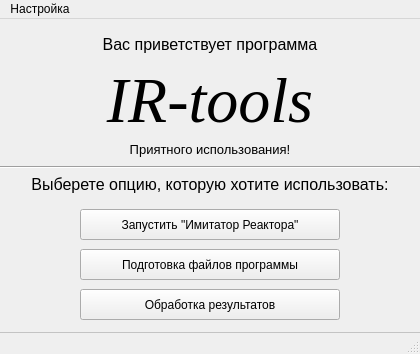
<?xml version="1.0" encoding="UTF-8"?>
<ui version="4.0">
 <class>InitialWindow</class>
 <widget class="QMainWindow" name="InitialWindow">
  <property name="geometry">
   <rect>
    <x>0</x>
    <y>0</y>
    <width>420</width>
    <height>354</height>
   </rect>
  </property>
  <property name="windowTitle">
   <string>IR-tools</string>
  </property>
  <widget class="QWidget" name="centralWidget">
   <widget class="QPushButton" name="IRButton">
    <property name="geometry">
     <rect>
      <x>80</x>
      <y>190</y>
      <width>260</width>
      <height>31</height>
     </rect>
    </property>
    <property name="text">
     <string>Запустить &quot;Имитатор Реактора&quot;</string>
    </property>
   </widget>
   <widget class="QPushButton" name="ResultsPrc_button">
    <property name="geometry">
     <rect>
      <x>80</x>
      <y>270</y>
      <width>260</width>
      <height>31</height>
     </rect>
    </property>
    <property name="text">
     <string>Обработка результатов</string>
    </property>
   </widget>
   <widget class="QPushButton" name="PrepFiles_button">
    <property name="geometry">
     <rect>
      <x>80</x>
      <y>230</y>
      <width>260</width>
      <height>31</height>
     </rect>
    </property>
    <property name="text">
     <string>Подготовка файлов программы</string>
    </property>
   </widget>
   <widget class="QLabel" name="IRtools_label">
    <property name="geometry">
     <rect>
      <x>60</x>
      <y>50</y>
      <width>300</width>
      <height>61</height>
     </rect>
    </property>
    <property name="font">
     <font>
      <family>Times New Roman</family>
      <pointsize>48</pointsize>
      <italic>true</italic>
     </font>
    </property>
    <property name="text">
     <string>IR-tools</string>
    </property>
    <property name="alignment">
     <set>Qt::AlignCenter</set>
    </property>
   </widget>
   <widget class="Line" name="HLine">
    <property name="geometry">
     <rect>
      <x>0</x>
      <y>140</y>
      <width>420</width>
      <height>16</height>
     </rect>
    </property>
    <property name="orientation">
     <enum>Qt::Horizontal</enum>
    </property>
   </widget>
   <widget class="QLabel" name="Greetings_label">
    <property name="geometry">
     <rect>
      <x>60</x>
      <y>10</y>
      <width>300</width>
      <height>31</height>
     </rect>
    </property>
    <property name="font">
     <font>
      <pointsize>12</pointsize>
     </font>
    </property>
    <property name="text">
     <string>Вас приветствует программа</string>
    </property>
    <property name="alignment">
     <set>Qt::AlignCenter</set>
    </property>
   </widget>
   <widget class="QLabel" name="Choose_option_label">
    <property name="geometry">
     <rect>
      <x>20</x>
      <y>150</y>
      <width>380</width>
      <height>31</height>
     </rect>
    </property>
    <property name="font">
     <font>
      <pointsize>12</pointsize>
     </font>
    </property>
    <property name="text">
     <string>Выберете опцию, которую хотите использовать:</string>
    </property>
    <property name="alignment">
     <set>Qt::AlignCenter</set>
    </property>
   </widget>
   <widget class="QLabel" name="Happy_using_label">
    <property name="geometry">
     <rect>
      <x>60</x>
      <y>120</y>
      <width>300</width>
      <height>21</height>
     </rect>
    </property>
    <property name="font">
     <font>
      <pointsize>10</pointsize>
     </font>
    </property>
    <property name="text">
     <string>Приятного использования!</string>
    </property>
    <property name="alignment">
     <set>Qt::AlignCenter</set>
    </property>
   </widget>
  </widget>
  <widget class="QMenuBar" name="menuBar">
   <property name="geometry">
    <rect>
     <x>0</x>
     <y>0</y>
     <width>420</width>
     <height>21</height>
    </rect>
   </property>
   <widget class="QMenu" name="menu">
    <property name="title">
     <string>Настройка</string>
    </property>
    <widget class="QMenu" name="Language">
     <property name="title">
      <string>Язык</string>
     </property>
     <addaction name="English"/>
     <addaction name="Russian"/>
    </widget>
    <addaction name="openHangingWindow"/>
    <addaction name="openFuelLoad"/>
    <addaction name="Language"/>
    <addaction name="separator"/>
    <addaction name="Exit"/>
   </widget>
   <addaction name="menu"/>
  </widget>
  <widget class="QStatusBar" name="statusBar">
   <property name="styleSheet">
    <string notr="true">QStatusBar { 
					border-top-style: outset; 
					border-top-width: 1px; 
					border-top-color: #828282; 
					}</string>
   </property>
  </widget>
  <action name="English">
   <property name="checkable">
    <bool>true</bool>
   </property>
   <property name="text">
    <string>Английский</string>
   </property>
  </action>
  <action name="Russian">
   <property name="checkable">
    <bool>true</bool>
   </property>
   <property name="checked">
    <bool>true</bool>
   </property>
   <property name="text">
    <string>Русский</string>
   </property>
  </action>
  <action name="Exit">
   <property name="text">
    <string>Выход</string>
   </property>
  </action>
  <action name="openHangingWindow">
   <property name="text">
    <string>Свернуть в панель</string>
   </property>
  </action>
  <action name="openFuelLoad">
   <property name="text">
    <string>Открыть загрузку</string>
   </property>
  </action>
 </widget>
 <layoutdefault spacing="6" margin="11"/>
 <resources/>
 <connections>
  <connection>
   <sender>Exit</sender>
   <signal>triggered()</signal>
   <receiver>InitialWindow</receiver>
   <slot>close()</slot>
   <hints>
    <hint type="sourcelabel">
     <x>-1</x>
     <y>-1</y>
    </hint>
    <hint type="destinationlabel">
     <x>209</x>
     <y>166</y>
    </hint>
   </hints>
  </connection>
 </connections>
</ui>
